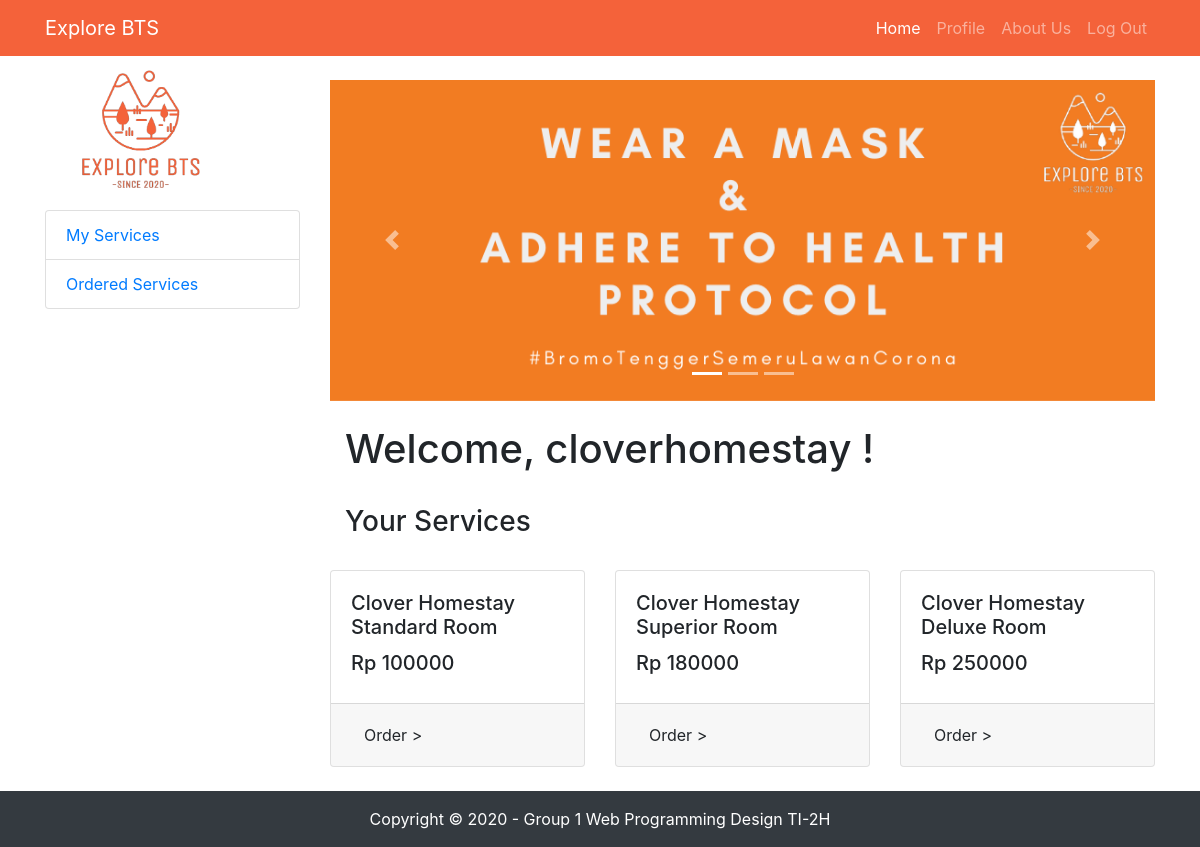
The page /homeVendor.php (signed in) on the database its author committed.
### tables this page shows
CREATE TABLE `products` (
  `product_id` int(11) NOT NULL,
  `product_name` varchar(100) NOT NULL,
  `product_pict` varchar(255) NOT NULL,
  `category_code` char(4) NOT NULL,
  `unit_price` int(11) NOT NULL,
  `product_stock` int(11) NOT NULL,
  `vendor_id` int(11) NOT NULL,
  `product_desc` varchar(255) NOT NULL
);

### homeVendor.php (the view, shortened to what this page needs)
<!DOCTYPE html>
<html lang="en">
<head>
  <link href="vendor/bootstrap/css/bootstrap.min.css" rel="stylesheet">
  <link href="vendor/bootstrap/css/bootstrap.min.css" rel="stylesheet">
  <link href="css/shop-homepage.css" rel="stylesheet">
</head>
<body>
  <nav class="navbar navbar-expand-lg navbar-dark fixed-top">
    <div class="container">
      <a class="navbar-brand" href="#">Explore BTS</a>
      <div class="collapse navbar-collapse" id="navbarResponsive">
        <ul class="navbar-nav ml-auto">
          <li class="nav-item active">
            <a class="nav-link" href="homeVendor.php">Home
            </a>
          </li>
          <li class="nav-item">
            <a class="nav-link" href="#">Profile</a>
          </li>
          <li class="nav-item">
            <a class="nav-link" href="#">About Us</a>
          </li>
          <li class="nav-item">
            <a class="nav-link" href="logoutSession.php">Log Out</a>
          </li>
        </ul>
      </div>
    </div>
  </nav>
  <div class="container">
    <div class="row">
      <div class="col-lg-3">
        <img src="assets/logo-bts.png" width="75%">
        <div class="list-group">
          <a href="#" class="list-group-item">My Services</a>
          <a href="#" class="list-group-item">Ordered Services</a>
        </div>
      </div>
      <div class="col-lg-9">
        <div id="myCarousel" class="carousel slide my-4" data-ride="carousel">
          <ol class="carousel-indicators">
            <li data-target="#myCarousel" data-slide-to="0" class="active"></li>
            <li data-target="#myCarousel" data-slide-to="1"></li>
            <li data-target="#myCarousel" data-slide-to="2"></li>
          </ol>
          <div class="carousel-inner" role="listbox">
            <div class="carousel-item active">
              <img class="d-block img-fluid" src="assets/slider-jumbotron-1.png" alt="First slide">
            </div>
          </div>
          <a class="carousel-control-prev" href="#myCarousel" role="button" data-slide="prev">
            <span class="carousel-control-prev-icon" aria-hidden="true"></span>
          </a>
          <a class="carousel-control-next" href="#myCarousel" role="button" data-slide="next">
            <span class="carousel-control-next-icon" aria-hidden="true"></span>
          </a>
        </div>
        <div class="container">
        <?php
        $username = $_SESSION['username'];
        if($_SESSION['login']){ ?>
            <h1>Welcome, <?php echo $username; ?> !</h1> <br>
            <?php } ?>
            <h3>Your Services</h3> <br>
        </div>
        <div class="row">
        <?php
                include "connection.php";
                $vendor_id = $_SESSION['user_id'];
                $query = "SELECT * FROM products WHERE vendor_id = $vendor_id && product_stock > 0;";
                $result = mysqli_query($connect, $query);
                if(mysqli_num_rows($result) > 0){
                while($row = mysqli_fetch_assoc($result)){
            ?>
                <div class="col-lg-4 col-md-6 mb-4">
                    <div class="card h-100">
                        <div class="card-body">
                        <h5 class="card-title"><?php echo $row['product_name'];?></h5>
                        <h5>Rp <?php echo $row['unit_price'];?></h5>
                        </div>
                        <div class="card-footer">
                            <button type="button" class="btn" data-toggle="modal" data-target="#modal<?php echo $row['product_id']; ?>">Order > </button>
                        </div>
                    </div>
                </div>
            <?php
                        }
                    } else{
                        echo "0 result";
                    }
                ?>
            </div>
      </div>
    </div>
  </div>
  <footer class="py-3 bg-dark">
    <div class="container">
      <p class="m-0 text-center text-white">Copyright &copy;  2020 - Group 1 Web Programming Design TI-2H</p>
    </div>
  </footer>
</body>
</html>

### css/shop-homepage.css (style rules this page uses)
body { padding-top: 56px; }

### homeVendor.php (style rules this page uses)
.navbar { background-color: #f4623a; }

### rows shown on the page
products: product_name "Clover Homestay Standard Room", unit_price "100000"
products: product_name "Clover Homestay Superior Room", unit_price "180000"
products: product_name "Clover Homestay Deluxe Room", unit_price "250000"

### other values the page prints
$username "cloverhomestay"
